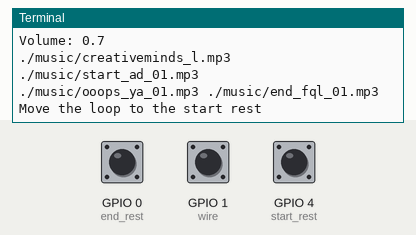
The program below on a simulated Raspberry Pi (BCM pin numbers). Shown: the last lines printed to the terminal. The test bench sets the inputs (shaded band); at power-on: GPIO 4 (start_rest) HIGH, GPIO 0 (end_rest) HIGH, GPIO 1 (wire) HIGH. Sound played through the audio output is not drawn and takes no time.

Above: at 1.2 s.
1.3 s: GPIO 4 (start_rest) pulled LOW for 0.25 s
At 2.0 s:
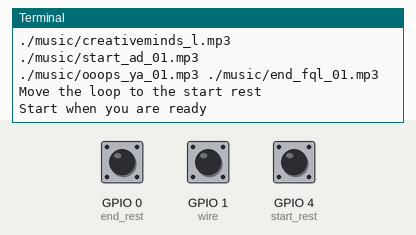
3.6 s: GPIO 0 (end_rest) pulled LOW for 0.25 s
6.8 s: GPIO 4 (start_rest) pulled LOW for 1 s
At 7.92 s:
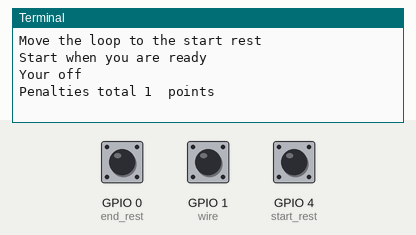
9.3 s: GPIO 1 (wire) pulled LOW for 0.25 s
At 11.8 s:
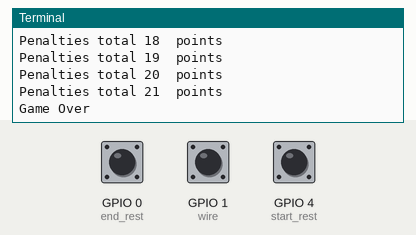
Timing chart, 0 to 12.8 s (numbered marks = the images above; inputs shaded):
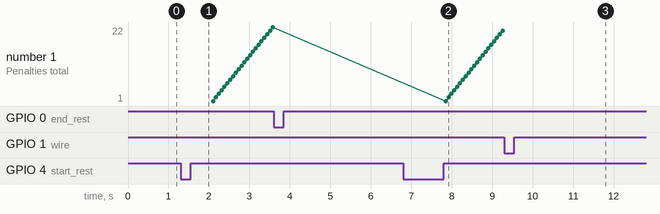

The program:

steady_hand_music_special_effect.py
```python
# -*- coding: utf-8 -*-
import RPi.GPIO as GPIO
import time
import pygame

def setVolume(volume):
    if volume >= 0 and volume <=100:
        volumeValue = volume/100.
        pygame.mixer.music.set_volume(volumeValue)
        print('Volume: ' + str(volumeValue))
    else:
        print('Ooops, Please set the valid volume.')

def musicSetup(volume):
    pygame.mixer.init()
    setVolume(volume)

def soundSelect(bgmFile,startFile,ooopsFile,endFile):
    #bgm = pygame.mixer.music.load(bgmFile)
    #start = pygame.mixer.music.load(startFile)
    #ooops = pygame.mixer.music.load(ooopsFile)
    #end = pygame.mixer.music.load(endFile)
    bgm = pygame.mixer.Sound(bgmFile)
    start = pygame.mixer.Sound(startFile)
    ooops = pygame.mixer.Sound(ooopsFile)
    end = pygame.mixer.Sound(endFile)
    print(bgm, start,ooops,end)
    return (bgm, start,ooops,end)

def play(soundFile, times):
    bgm = pygame.mixer.music.load(soundFile)
    pygame.mixer.music.play(times)


def stopPlay():
    pygame.mixer.music.stop()

GPIO.setmode(GPIO.BCM)
GPIO.setup(4, GPIO.IN, pull_up_down=GPIO.PUD_UP)
GPIO.setup(0, GPIO.IN, pull_up_down=GPIO.PUD_UP)
GPIO.setup(1, GPIO.IN, pull_up_down=GPIO.PUD_UP)

print("Steady Hands game")
delay = range(0,5000)
dum = 0
start_rest = 4
end_rest = 0
wire = 1
# musicSetup(cfile='./music/creativeminds.mp3',volume=10)
musicSetup(volume=70)
bgmSound,startSound, ooopsSound, endSound = ('./music/creativeminds_l.mp3', './music/start_ad_01.mp3', './music/ooops_ya_01.mp3', './music/end_fql_01.mp3')
badSound = './music/ooops_ya_02.mp3'

print(bgmSound,startSound,ooopsSound,endSound)
while True:
    print("Move the loop to the start rest")
    stopPlay()
    while GPIO.input(start_rest) != 0:
        time.sleep(0.2)
    print("Start when you are ready")
    play(startSound,5)
    time.sleep(0.7)
    while GPIO.input(start_rest) == 0:
        time.sleep(0.1)
    play(bgmSound,-1)
    print("Your off")
    penalty = 0
    run_time = time.clock()
    errorCounter = 0
    happyFlag = True
    while GPIO.input(end_rest) != 0:
        if GPIO.input(wire) != 0:
            penalty = penalty + 1
            print("Penalties total", penalty, " points")
            time.sleep(0.07)
        else:
            # stopPlay()
            play(ooopsSound,1)
            time.sleep(1)
            errorCounter = errorCounter + 1
            happyFlag = False
            print('Game Over')
            break
    stopPlay()
    if happyFlag == True:
        play(endSound,1)
    else:
        play(badSound,1)
    time.sleep(3)
    score = time.clock() - run_time + (penalty * 0.07)
    print("The run time was " + str(score), " seconds with",penalty, "Penalty points")
```

Measured:
- after the input at 1.3 s, the terminal: prints a new line after 0.10 s (image 1)
- after the input at 6.8 s, the terminal: prints a new line after 0.05 s (image 2)
- after the input at 9.3 s, the terminal: prints a new line after 1.0 s (image 3)
- plotted number 1: 22 → 21 after the input at 6.8 s
